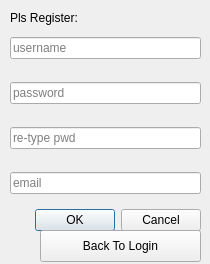
<?xml version="1.0" encoding="UTF-8"?>
<ui version="4.0">
 <class>RegisterPage</class>
 <widget class="QDialog" name="RegisterPage">
  <property name="geometry">
   <rect>
    <x>0</x>
    <y>0</y>
    <width>210</width>
    <height>264</height>
   </rect>
  </property>
  <property name="windowTitle">
   <string>Dialog</string>
  </property>
  <widget class="QDialogButtonBox" name="buttonBoxConfirm">
   <property name="geometry">
    <rect>
     <x>-30</x>
     <y>200</y>
     <width>231</width>
     <height>41</height>
    </rect>
   </property>
   <property name="orientation">
    <enum>Qt::Horizontal</enum>
   </property>
   <property name="standardButtons">
    <set>QDialogButtonBox::Cancel|QDialogButtonBox::Ok</set>
   </property>
  </widget>
  <widget class="QLabel" name="label">
   <property name="geometry">
    <rect>
     <x>10</x>
     <y>10</y>
     <width>91</width>
     <height>16</height>
    </rect>
   </property>
   <property name="text">
    <string>Pls Register:</string>
   </property>
  </widget>
  <widget class="QWidget" name="gridLayoutWidget">
   <property name="geometry">
    <rect>
     <x>10</x>
     <y>20</y>
     <width>191</width>
     <height>191</height>
    </rect>
   </property>
   <layout class="QGridLayout" name="gridLayout">
    <item row="1" column="0">
     <widget class="QLineEdit" name="lineEditPassword">
      <property name="placeholderText">
       <string>password</string>
      </property>
     </widget>
    </item>
    <item row="2" column="0">
     <widget class="QLineEdit" name="lineEditRepwd">
      <property name="placeholderText">
       <string>re-type pwd</string>
      </property>
     </widget>
    </item>
    <item row="0" column="0">
     <widget class="QLineEdit" name="lineEditUsername">
      <property name="placeholderText">
       <string>username</string>
      </property>
     </widget>
    </item>
    <item row="3" column="0">
     <widget class="QLineEdit" name="lineEditEmail">
      <property name="placeholderText">
       <string>email</string>
      </property>
     </widget>
    </item>
   </layout>
  </widget>
  <widget class="QPushButton" name="pushButtonBackToLogin">
   <property name="geometry">
    <rect>
     <x>40</x>
     <y>230</y>
     <width>161</width>
     <height>32</height>
    </rect>
   </property>
   <property name="text">
    <string>Back To Login</string>
   </property>
  </widget>
 </widget>
 <resources/>
 <connections>
  <connection>
   <sender>buttonBoxConfirm</sender>
   <signal>accepted()</signal>
   <receiver>RegisterPage</receiver>
   <slot>accept()</slot>
   <hints>
    <hint type="sourcelabel">
     <x>248</x>
     <y>254</y>
    </hint>
    <hint type="destinationlabel">
     <x>157</x>
     <y>274</y>
    </hint>
   </hints>
  </connection>
  <connection>
   <sender>buttonBoxConfirm</sender>
   <signal>rejected()</signal>
   <receiver>RegisterPage</receiver>
   <slot>reject()</slot>
   <hints>
    <hint type="sourcelabel">
     <x>316</x>
     <y>260</y>
    </hint>
    <hint type="destinationlabel">
     <x>286</x>
     <y>274</y>
    </hint>
   </hints>
  </connection>
 </connections>
</ui>
